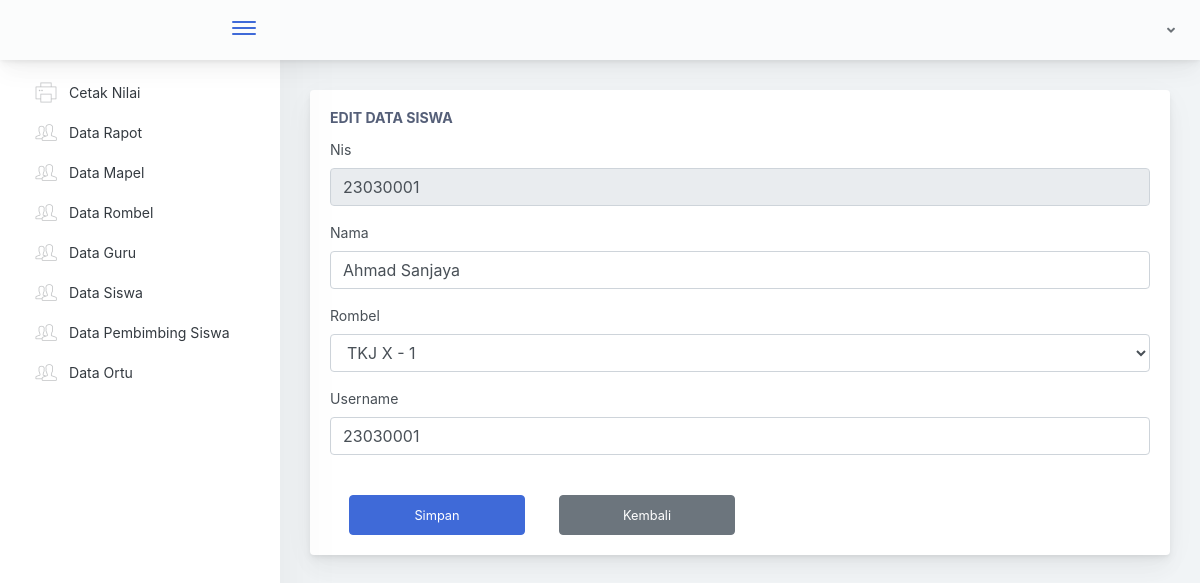
Screenshot of /Tu/editsiswa/23030001 with the database file from the repository.
### tables this page shows
CREATE TABLE `tb_siswa` (
  `nis` int NOT NULL,
  `id_rombel` int NOT NULL,
  `nama` varchar(50) NOT NULL,
  `username` varchar(50) NOT NULL,
  `password` varchar(250) NOT NULL
);

CREATE TABLE `tb_rombel` (
  `id_rombel` int NOT NULL,
  `rombel` varchar(50) NOT NULL
);

### application/controllers/Tu.php (called while the page is built, shortened)
<?php
class Tu extends CI_Controller {
  public function __construct()
  {
    $this->load->model('M_Nilai');
    $this->load->model('SaveModel');
    $this->load->model('TuModel');
    $this->load->library('form_validation');
  }
public function editsiswa($nis){
  $querySiswaDetail = $this->TuModel->getDataSiswaDetail($nis);
  $DATA = array('querySiswaDetail' => $querySiswaDetail);
  $DATA['rombel'] = $this->M_Nilai->get_data('tb_rombel')->result();
  $this->load->view('tu/editsiswa', $DATA);
}
}

### index.php (called while the page is built, shortened)
<?php
require_once BASEPATH.'core/CodeIgniter.php';

### application/models/TuModel.php (called while the page is built, shortened)
<?php if ( ! defined('BASEPATH')) exit('No direct script access allowed');
class TuModel extends CI_Model {
    function getDataSiswaDetail($nis){
        $this->db->where('nis', $nis);
        $query = $this->db->get('tb_siswa');
        return $query->row();
    }
}

### application/models/M_Nilai.php (called while the page is built, shortened)
<?php
class M_Nilai extends CI_Model{
	function get_data($table){
		return $this->db->get($table);
	}
}
?>

### application/views/tu/editsiswa.php (the view, shortened to what this page needs)
<!doctype html>
<html lang="en">
<head>
</head>
<body>
        <div class="app-main">
                <div class="app-main__outer">
                    <div class="app-main__inner">
                    <div class="row">
                            <div class="col-lg-12">
                                <div class="main-card mb-3 card">
                                    <div class="card-body"><h5 class="card-title">Edit Data Siswa</h5>
                                      <form method="post" action="<?php echo base_url('Tu/fungsieditsiswa')?>">
                                        <div class="form-group">
                                            <label>Nis</label>
                                            <input type="text" class="form-control" maxlength="8" minlength="8" value="<?php echo $querySiswaDetail->nis; ?>" disabled name="nis">
                                        </div>
                                        <div class="form-group">
                                            <label>Nama</label>
                                            <input type="text" class="form-control" value="<?php echo $querySiswaDetail->nama; ?>" name="nama">
                                        </div>
                                        <div class="form-group">
                                            <label>Rombel</label>
                                            <select class="form-control" name="rombel">
                                            <?php foreach($rombel as $rm){ ?>
                                              <option  value="<?php echo $rm->id_rombel; ?>" <?=$rm->id_rombel == $querySiswaDetail->id_rombel ? "selected" : null ?>><?php echo $rm->rombel; ?></option>
                                            <?php } ?>
                                            </select>
                                        </div>
                                        <div class="form-group">
                                            <label>Username</label>
                                            <input type="text" class="form-control" value="<?php echo $querySiswaDetail->username; ?>" name="username">
                                        </div>
                                          <div class="row">
                                          <button type="submit" class="btn btn-primary mt-4" style="height: 40px; width: 11rem; margin-left: 4%;">Simpan</button>
                                          <button type="button" class="btn btn-secondary mt-4" id="back" style="height: 40px; width: 11rem; margin-left: 4%;">Kembali</button>
                                          </div>
                                      </form>
                                    </div>
                                </div>
                            </div>
                        </div>
                    </div>
        </div>
    </div>
<script type="text/javascript" src="<?php echo base_url('assets/scripts/main.js') ?>"></script></body>
</html>

### rows the page displays
tb_siswa: nis "23030001", nama "Ahmad Sanjaya", rombel "TKJ X - 1", username "23030001"
